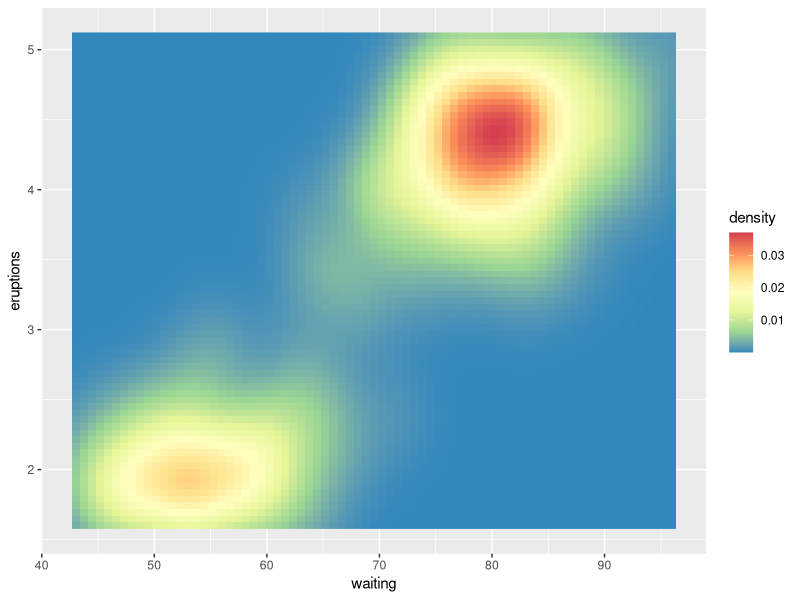

Reproduce this figure in R.
## ---- chunk 1
library(ggplot2)
ggplot(faithfuld, aes(waiting, eruptions)) +
  geom_raster(aes(fill = density)) +
  scale_fill_distiller(palette = "Spectral")
